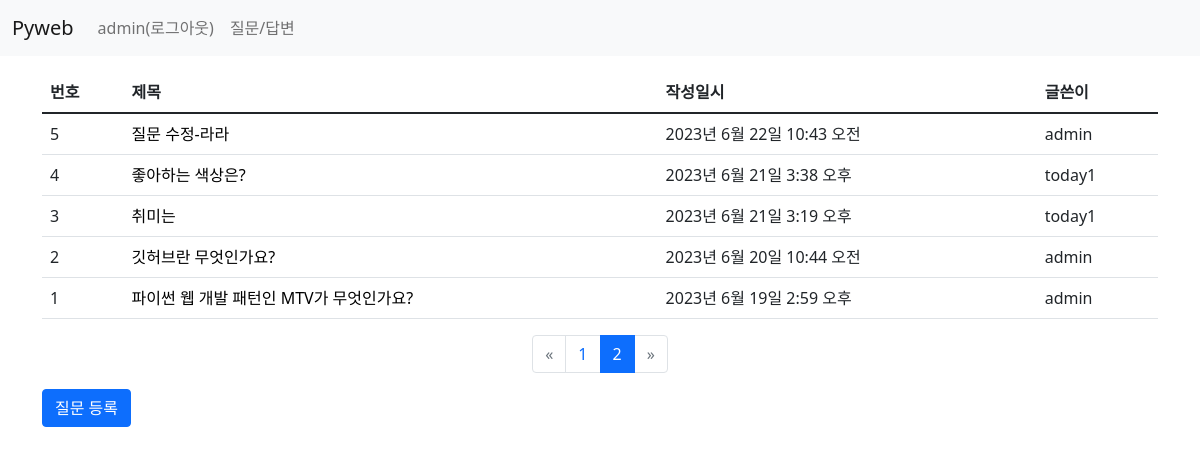
The app's page /board/?page=2 (signed in) with its own data.
### board/models.py (models this page shows, shortened)
class Question(models.Model):   #상속받고
    author = models.ForeignKey(User, on_delete=models.CASCADE) # 글쓴이 # 삭제 안되게도 할 수있어요 - 카테고리 없어도 삭제되면 안되는건 casecade 아니고 sellnull?
    subject = models.CharField(max_length=200)  # 제목
    content = models.TextField()                # 질문 내용
    create_date = models.DateTimeField()        # 동록일
    modify_date = models.DateTimeField(null=True, blank=True)   # null을 허용

### board/views.py (the view)
# urls.py: path('', views.question_list, name='question_list'),
def question_list(request):
    question_list = Question.objects.order_by('-create_date') # 내림차순 - 필드앞에 -를 붙이면 내림차순
    page = request.GET.get('page', '1')
    paginator = Paginator(question_list, 10)    # 페이지당 게시글 - 10개 설정
    page_obj = paginator.get_page(page)
    context = {'question_list': page_obj} # context = {'question_list': question_list} 에서 수정됨
    return  render(request, 'board/question_list.html', context)

### board/templatetags/board_filter.py (called while the page is built)
@register.filter
def sub(valeu, arg):
    return valeu - arg  # 원래 값에서 - 매개값 -> |sub:arg

### templates/board/question_list.html
{% extends 'base.html' %}
{% load board_filter %}
{% block content %}
<div class="container my-3">
    <section id="question_list">
        <table class="table">
            <thead>
                <tr class="table_primary">
                    <th>번호</th>
                    <th>제목</th>
                    <th>작성일시</th>
                    <th>글쓴이</th>
                </tr>
            </thead>
            <tbody>
                {% if question_list %}
                    {% for question in question_list %}
                    <tr>
                        <td>{{ question_list.paginator.count|sub:question_list.start_index|sub:forloop.counter0|add:1 }}</td>
                        <td><a href="{% url 'board:detail' question.id %}">{{ question.subject }}</a></td>
                        <td>{{ question.create_date }}</td>
                        <td>{{ question.author }}</td>
                    </tr>
                    {% endfor %}
                {% else %}
                    <tr>
                        <td>질문이 없습니다.</td>
                    </tr>
                {% endif %}
            </tbody>
        </table>
        <ul class="pagination justify-content-center">
            {% if question_lis.has_previous %}
                <li class="page-item">
                    <a class="page-link" href="?page={{ question_list.previous_page_number }}">&laquo;</a>
                </li>
            {% else %}
                <li class="page-item disabled">
                    <a class="page-link" href="">&laquo;</a>
                </li>
            {% endif %}
                {% for page_number in question_list.paginator.page_range %}
                    {% if page_number == question_list.number %}
                    <li class="page-item active">
                        <a class="page-link" href="?page={{ page_number }}">
                            {{ page_number }}
                        </a>
                    </li>
                    {% else %}
                    <li class="page-item">
                        <a class="page-link" href="?page={{ page_number }}">
                            {{ page_number }}
                        </a>
                    </li>
                    {% endif %}
                {% endfor %}
            {% if question_lis.has_next %}
                <li class="page-item">
                    <a class="page-link"
                       href="?page={{ question_list.next_page_number }}">&raquo;</a>
                </li>
            {% else %}
                <li class="page-item disabled">
                    <a class="page-link" href="">&raquo;</a>
                </li>
            {% endif %}
        </ul>
        <a href="{% url 'board:question_create' %}"
            class="btn btn-primary">질문 등록</a>
    </section>
</div>
{% endblock %}

### templates/navbar.html (shortened to what this page needs)
<nav class="navbar navbar-expand-lg navbar-light bg-light">
  <div class="container-fluid">
    <a class="navbar-brand" href="/">Pyweb</a>
    <div class="collapse navbar-collapse" id="navbarSupportedContent">
      <ul class="navbar-nav me-auto mb-2 mb-lg-0">
        <li class="nav-item">
          {% if user.is_authenticated %}
            <a class="nav-link" href="{% url 'common:logout' %}">
              {{ user.username }}(로그아웃)
            </a>
          {% else %}
            <a class="nav-link" href="{% url 'common:login' %}">로그인</a>
          {% endif %}
        </li>
        <li class="nav-item">
          <a class="nav-link" href="{% url 'board:question_list' %}">질문/답변</a>
        </li>
      </ul>
    </div>
  </div>
</nav>

### static/board/css/style.css (style rules this page uses)
a { color: black; text-decoration: none; }

### records on screen
Question: paginator.count|sub "5", subject "질문 수정-라라", create_date "2023년 6월 22일 10:43 오전", author "admin"
Question: paginator.count|sub "4", subject "좋아하는 색상은?", create_date "2023년 6월 21일 3:38 오후", author "today1"
Question: paginator.count|sub "3", subject "취미는", create_date "2023년 6월 21일 3:19 오후", author "today1"
Question: paginator.count|sub "2", subject "깃허브란 무엇인가요?", create_date "2023년 6월 20일 10:44 오전", author "admin"
Question: paginator.count|sub "1", subject "파이썬 웹 개발 패턴인 MTV가 무엇인가요?", create_date "2023년 6월 19일 2:59 오후", author "admin"

### other values on screen
{{ user.username }} "admin"
{{ page_number }} "1"
{{ page_number }} "2"
